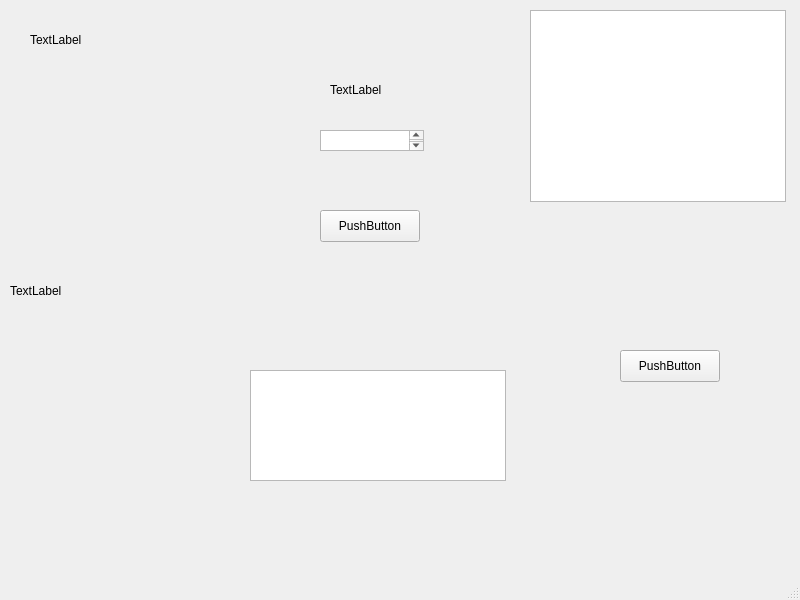
<?xml version="1.0" encoding="UTF-8"?>
<ui version="4.0">
 <class>SocialNetworkWindow</class>
 <widget class="QMainWindow" name="SocialNetworkWindow">
  <property name="geometry">
   <rect>
    <x>0</x>
    <y>0</y>
    <width>800</width>
    <height>600</height>
   </rect>
  </property>
  <property name="windowTitle">
   <string>SocialNetworkWindow</string>
  </property>
  <widget class="QWidget" name="centralwidget">
   <widget class="QPushButton" name="signIn">
    <property name="geometry">
     <rect>
      <x>320</x>
      <y>210</y>
      <width>100</width>
      <height>32</height>
     </rect>
    </property>
    <property name="text">
     <string>PushButton</string>
    </property>
   </widget>
   <widget class="QLabel" name="label">
    <property name="geometry">
     <rect>
      <x>330</x>
      <y>80</y>
      <width>131</width>
      <height>20</height>
     </rect>
    </property>
    <property name="text">
     <string>TextLabel</string>
    </property>
   </widget>
   <widget class="QTextEdit" name="text">
    <property name="geometry">
     <rect>
      <x>320</x>
      <y>130</y>
      <width>104</width>
      <height>21</height>
     </rect>
    </property>
   </widget>
   <widget class="QLabel" name="profile_label">
    <property name="geometry">
     <rect>
      <x>30</x>
      <y>30</y>
      <width>161</width>
      <height>20</height>
     </rect>
    </property>
    <property name="text">
     <string>TextLabel</string>
    </property>
   </widget>
   <widget class="QTableWidget" name="friends">
    <property name="geometry">
     <rect>
      <x>530</x>
      <y>10</y>
      <width>256</width>
      <height>192</height>
     </rect>
    </property>
   </widget>
   <widget class="QLabel" name="post1">
    <property name="geometry">
     <rect>
      <x>10</x>
      <y>60</y>
      <width>511</width>
      <height>461</height>
     </rect>
    </property>
    <property name="text">
     <string>TextLabel</string>
    </property>
   </widget>
   <widget class="QPushButton" name="back">
    <property name="geometry">
     <rect>
      <x>330</x>
      <y>400</y>
      <width>100</width>
      <height>32</height>
     </rect>
    </property>
    <property name="text">
     <string>PushButton</string>
    </property>
   </widget>
   <widget class="QTableWidget" name="friends_2">
    <property name="geometry">
     <rect>
      <x>250</x>
      <y>370</y>
      <width>256</width>
      <height>111</height>
     </rect>
    </property>
   </widget>
   <widget class="QPushButton" name="add">
    <property name="geometry">
     <rect>
      <x>620</x>
      <y>350</y>
      <width>100</width>
      <height>32</height>
     </rect>
    </property>
    <property name="text">
     <string>PushButton</string>
    </property>
   </widget>
  </widget>
  <widget class="QMenuBar" name="menubar">
   <property name="geometry">
    <rect>
     <x>0</x>
     <y>0</y>
     <width>800</width>
     <height>24</height>
    </rect>
   </property>
  </widget>
  <widget class="QStatusBar" name="statusbar"/>
 </widget>
 <resources/>
 <connections/>
</ui>
